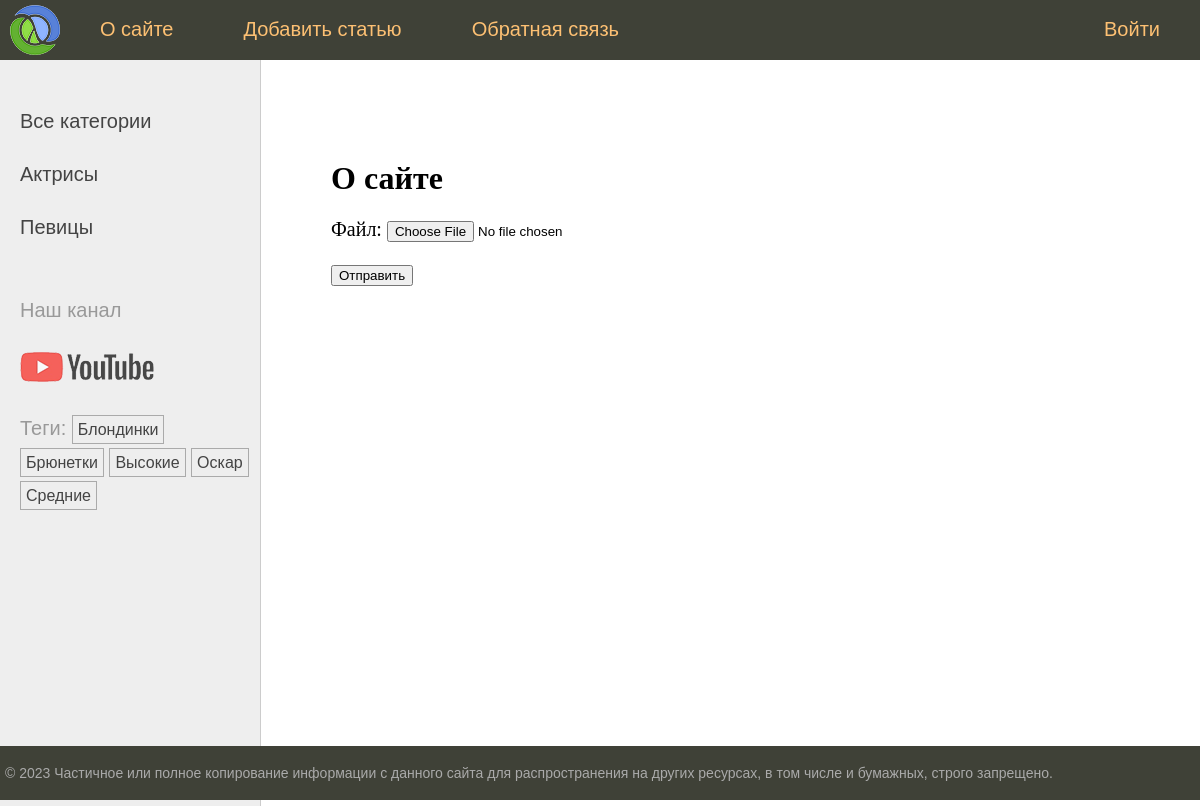
The page /about/ on the database its author committed.
### women/models.py (models this page shows, shortened)
class Category(models.Model):
    name = models.CharField(max_length=100, db_index=True, verbose_name="Категория")
    slug = models.SlugField(max_length=255, db_index=True, unique=True, verbose_name="Slug")
    class Meta:
        verbose_name = "Категория"
        verbose_name_plural = "Категории"
    def get_absolute_url(self):
        return reverse('category', kwargs={'cat_slug': self.slug})

class TagPost(models.Model):
    tag = models.CharField(max_length=100, db_index=True)
    slug = models.SlugField(max_length=255, unique=True, db_index=True)
    def get_absolute_url(self):
        return reverse('tag', kwargs={'tag_slug': self.slug})

### women/views.py (the view)
# urls.py: path("about/", views.about, name='about'),
def about(request: HttpRequest) -> HttpResponse:
    if request.method == 'POST':
        form = UploadFileForm(request.POST, request.FILES)
        if form.is_valid():
            fp = UploadFiles(file=form.cleaned_data['file'])
            fp.save()
    else:
        form = UploadFileForm()
    return render(request, "women/about.html", {"title": "О сайте", "menu": menu, 'form': form})

### women/forms.py
class UploadFileForm(forms.Form):
    file = forms.ImageField(label='Файл')

### women/templatetags/women_tags.py (called while the page is built)
@register.inclusion_tag('women/list_categories.html')
def show_category(cat_selected=0):
    cats = Category.objects.annotate(total=Count("posts")).filter(total__gt=0)
    return {'cats': cats, 'cat_selected': cat_selected}

@register.inclusion_tag('women/list_tags.html')
def show_tags():
    return {'tags': TagPost.objects.annotate(total=Count("womens")).filter(total__gt=0)}

### women/templates/women/about.html (shortened to what this page needs)
{% extends 'base.html' %}
{% block content %}
<h1>{{title}}</h1>
<form action="" method="post" enctype="multipart/form-data">
  {{ form.as_p }}
  <p><button type="submit">Отправить</button></p>
</form>
{% endblock %}

### women/templates/women/list_categories.html
{% for cat in cats %}
{% if cat.id == cat_selected %}
<li class="selected">{{cat.name}}</li>
{% else %}
<li><a href="{{ cat.get_absolute_url }}">{{cat.name}}</a></li>
{% endif %}
{% endfor %}

### women/templates/women/list_tags.html
{% if tags %}
<ul class="tags-list">
    <li>Теги:</li>
    {% for t in tags %}
    <li><a href="{{ t.get_absolute_url }}">{{t.tag}}</a></li>
    {% endfor %}
</ul>
{% endif %}

### women/static/women/css/styles.css (style rules this page uses)
html, body { font-family: 'Arial'; margin: 0; padding: 0; height: 100%; width: 100%; color: #444; }
a { color: #0059b2; text-decoration: none; }
.left-chapters ul { width: 230px; margin: 0; padding: 20px 10px 10px 20px; list-style: none; font-size: 20px; }
.left-chapters ul li { margin: 30px 0 0 0; color: #999; }
.left-chapters ul li a { color: #444; text-decoration: none; }
ul.tags-list { width: 100%; margin: 0; padding: 0; list-style: none; }
ul.tags-list li { margin: 0; padding: 0 0 10px; display: inline-block; }
ul.tags-list li a { padding: 5px; font-size: 16px; border: 1px solid #aaa; }
.content-text h1 { font-size: 32px; }

### rows shown on the page
Category: name "Актрисы"
Category: name "Певицы"
TagPost: tag "Блондинки"
TagPost: tag "Брюнетки"
TagPost: tag "Высокие"
TagPost: tag "Оскар"
TagPost: tag "Средние"

### other values the page prints
{{ m.title }} "О сайте" "Добавить статью" "Обратная связь" "Войти"
{{ title }} "О сайте"
